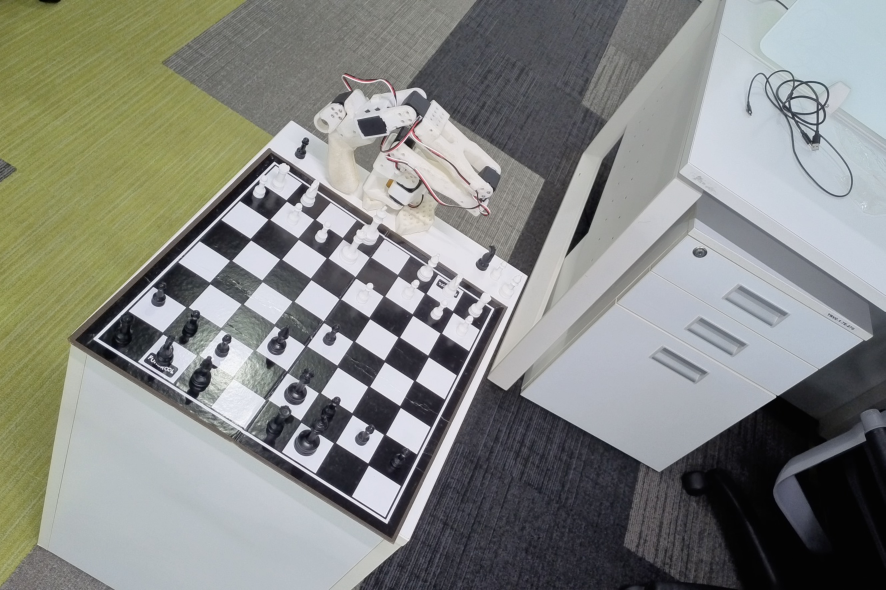
#> input picture Image_99.jpg, 2656 x 1770 px (shown at 1/3 size)
$ python -i masking.py   (imports and definitions only)
#> lines starting #> are read from the running program, lines starting #| are printed output that depends on the picture; after the words box and inside, x2 and y2 are one past the last pixel; in counts of white or black regions, pixels touching at a corner belong together
#> further down, picture is the input picture: shape (1770, 2656, 3); mean B, G, R 131.1, 135.7, 133.6
"""Colour-invariant texture segmentation isolating the chessboard from its background.

A chessboard's defining visual trait isn't a specific pair of colours -- it's
that adjacent squares alternate light/dark, producing strong local contrast in
a regular pattern. Detecting "busy, high local-contrast" regions via a local
standard-deviation map generalises across any board style (wood, black/white,
green/cream, marble, ...) without colour-specific tuning, unlike a fixed HSV
hue range.
"""

from __future__ import annotations

import cv2
import numpy as np


# [41 lines left out: function board_mask, not called in this run]


def corner_density_mask(img_bgr: np.ndarray) -> np.ndarray:
    """Localise the board by the density of corner (X-junction) features.

    Complements :func:`board_mask`. The local-standard-deviation segmentation
    there keys on alternating light/dark *texture*, which fades to nothing on a
    board whose squares are large relative to the std window -- each square's
    flat interior reads as low contrast, so the board never lights up and the
    mask latches onto busier surroundings (carpet, clothing, furniture edges)
    instead. A checkerboard's most scale-invariant signature is different: the
    dense, regular lattice of saddle-point corners where four squares meet.
    Shi-Tomasi corner detection fires densely there regardless of square size,
    so blurring those corner hits into a density map and keeping the strongest
    blob localises the board even when contrast segmentation cannot.

    Returns the filled convex hull of the densest corner blob, dilated for a
    small safety margin. Returned in the same pixel space as the input. Note
    busy non-board texture (e.g. carpet) also produces corners, so this is a
    coarse region for restricting detection/scoring, not a board-tight outline.
    """
    gray = cv2.cvtColor(img_bgr, cv2.COLOR_BGR2GRAY)
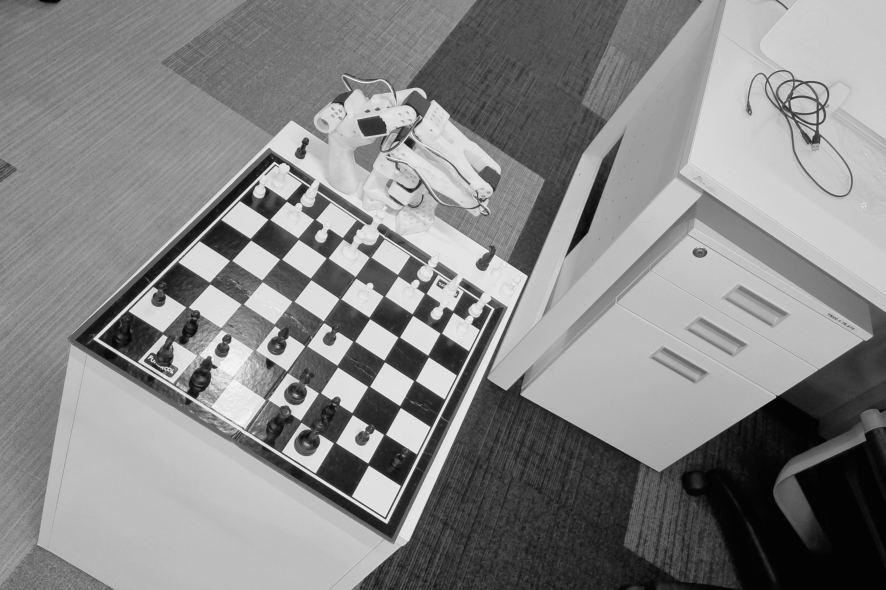
#> gray: shape (1770, 2656) (shown at 1/3 size); min 0, max 254, mean 134.6
    h, w = gray.shape
#> h = 1770; w = 2656
    corners = cv2.goodFeaturesToTrack(gray, maxCorners=2000, qualityLevel=0.01, minDistance=8)
#> corners = 2000 rows, first 8: [463, 1079], [803, 659], [1138, 704], [697, 782], [458, 1069], [295, 1015], [444, 1075], [1443, 608]
    if corners is None:
        return np.zeros((h, w), np.uint8)

    density = np.zeros((h, w), np.float32)
    for x, y in corners.reshape(-1, 2).astype(int):
        density[y, x] = 1.0
#> this loop made 2000 passes
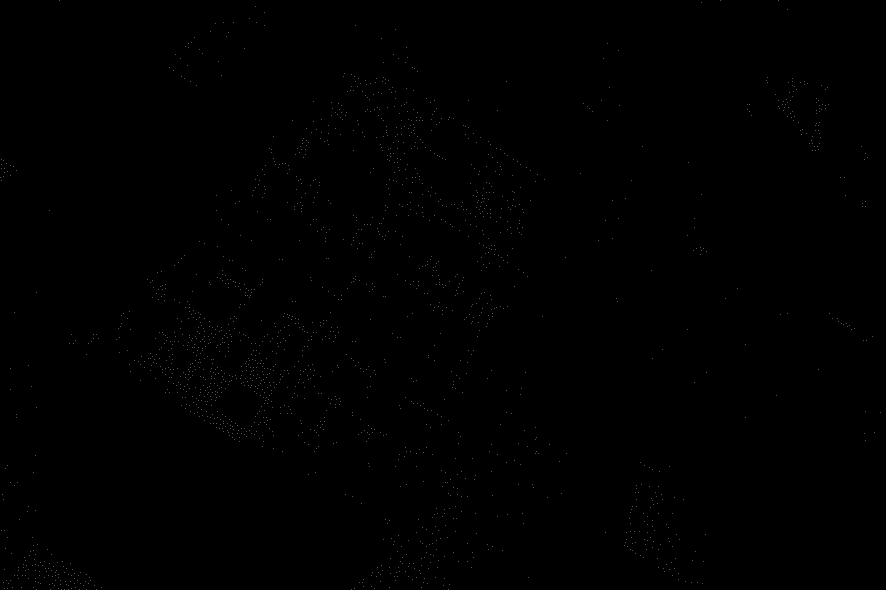
#> density: shape (1770, 2656) float32 (shown at 1/3 size); values 0 (black) and 1 (white), 0.04% white in thin lines or dots
    density = cv2.GaussianBlur(density, (0, 0), 25)
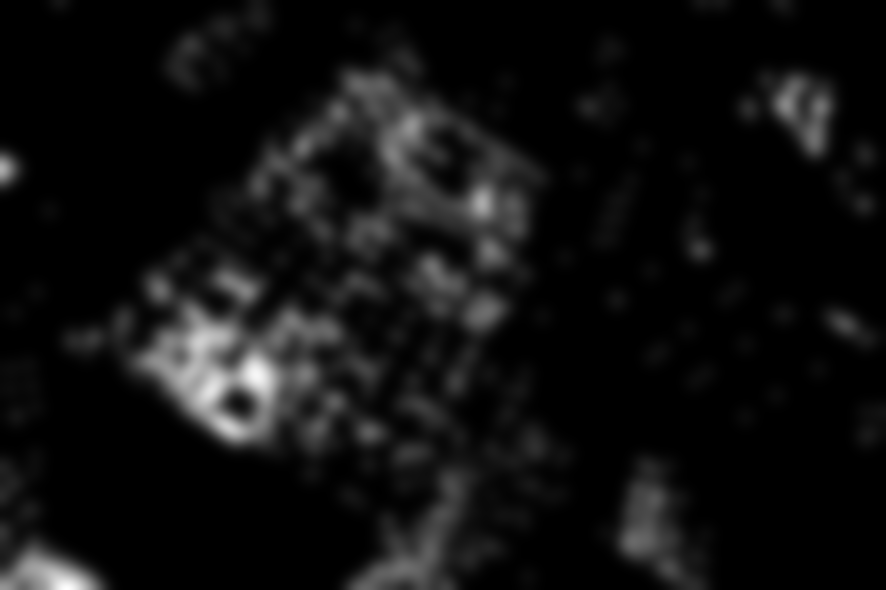
#> density: shape (1770, 2656) float32 (shown at 1/3 size); min 0, max 0.00646, mean 0.000426; drawn with min black and max white
    density_u8 = cv2.normalize(density, None, 0, 255, cv2.NORM_MINMAX).astype(np.uint8)
    _, dens_mask = cv2.threshold(density_u8, 90, 255, cv2.THRESH_BINARY)
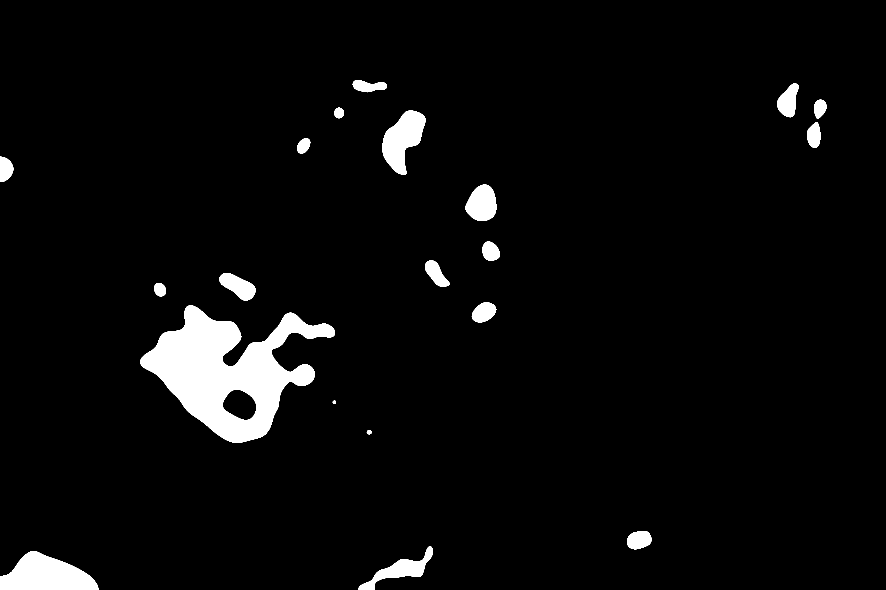
#> dens_mask: shape (1770, 2656) (shown at 1/3 size); 4.1% white; 20 white regions

    contours, _ = cv2.findContours(dens_mask, cv2.RETR_EXTERNAL, cv2.CHAIN_APPROX_SIMPLE)
#> contours = 20 contours; largest, box (x1, y1, x2, y2) and area: (421, 916, 1005, 1328) 114875, (0, 1653, 295, 1770) 22336, (1147, 332, 1277, 523) 13842, (1074, 1639, 1298, 1770) 7788, (1396, 554, 1489, 663) 7448
    mask = np.zeros((h, w), np.uint8)
    if contours:
        hull = cv2.convexHull(max(contours, key=cv2.contourArea))
#> hull = contour of 42 points, box (x1, y1, x2, y2) (421, 916, 1005, 1328), area 157775
        cv2.fillConvexPoly(mask, hull, 255)
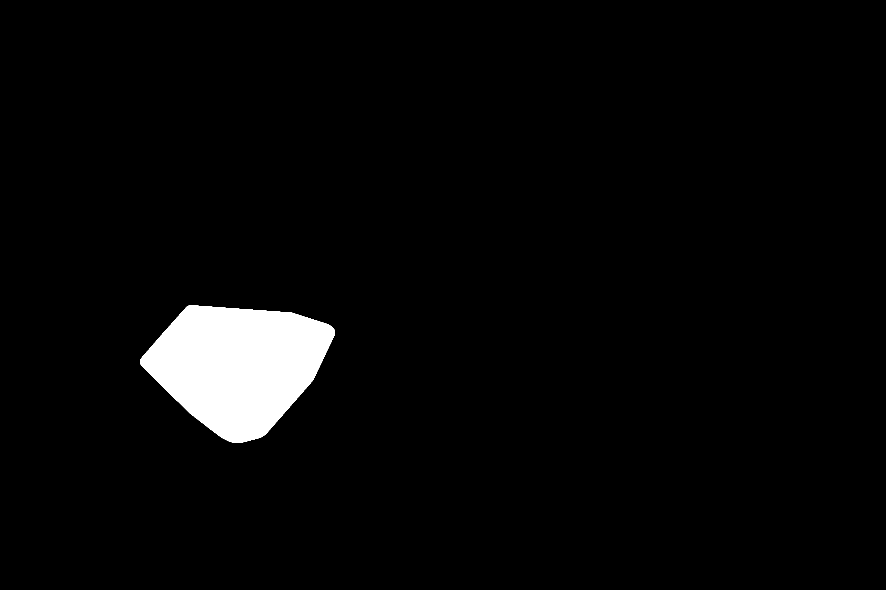
#> mask: shape (1770, 2656) (shown at 1/3 size); 3.4% white; 1 white region, box (x1, y1, x2, y2) and area: (421, 916, 1005, 1328) 158432
        mask = cv2.dilate(mask, np.ones((25, 25), np.uint8), iterations=1)
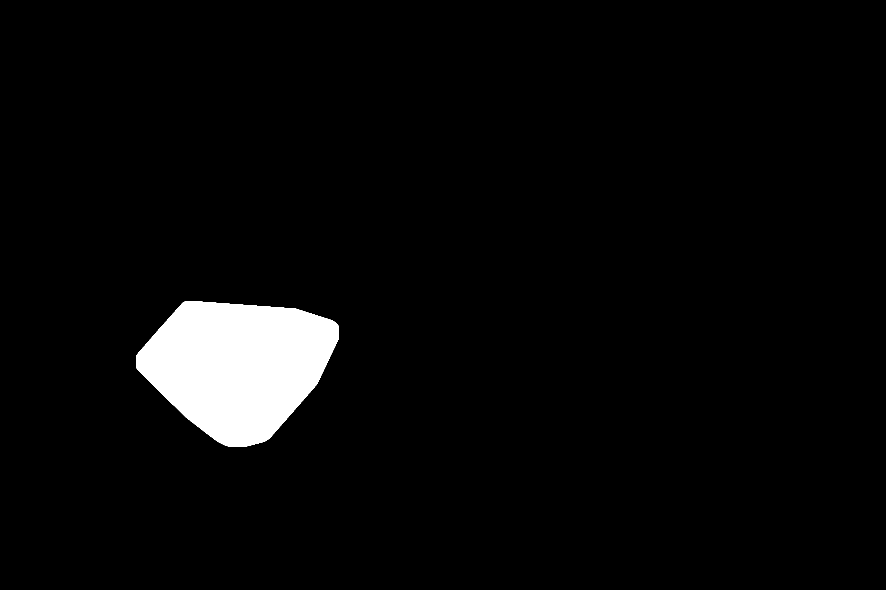
#> mask: shape (1770, 2656) (shown at 1/3 size); 3.9% white; 1 white region, box (x1, y1, x2, y2) and area: (409, 904, 1017, 1340) 182912
    return mask

>>> import cv2
>>> picture = cv2.imread('Image_99.jpg')
>>> result = corner_density_mask(picture)

$ run again, on Cam1.jpg
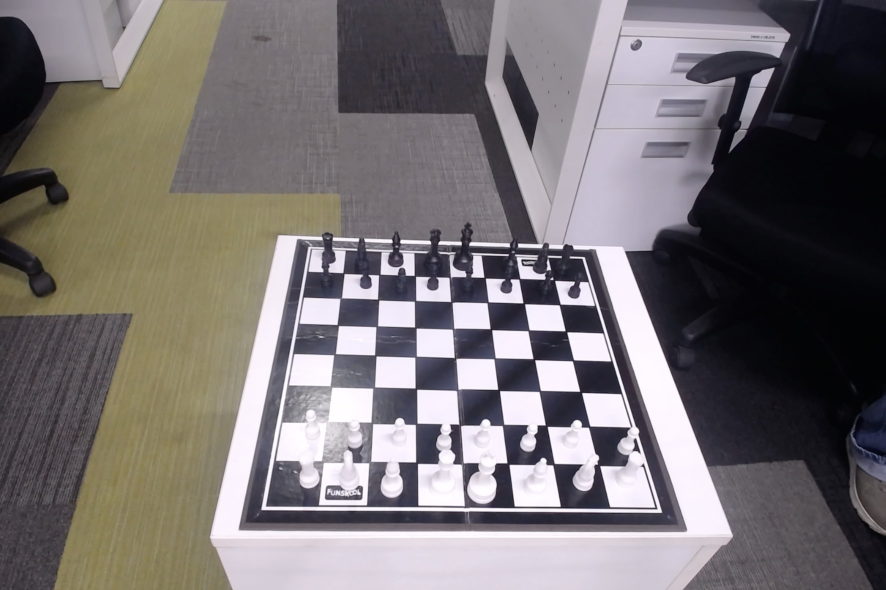
#> input picture Cam1.jpg, 2656 x 1770 px (shown at 1/3 size)
#> picture is the input picture: shape (1770, 2656, 3); mean B, G, R 114, 113, 118.3
#> corners = 1538 rows, first 8: [1636, 1275], [1193, 824], [1445, 767], [1583, 1277], [1659, 839], [1666, 843], [1889, 1284], [1549, 770]
#> the loop in corner_density_mask, `for x, y in corners.reshape(-1, 2).astype(int):` made 1538 passes
#> in corner_density_mask, `_, dens_mask = cv2.threshold(density_u8, 90, 255, cv2.THRESH_BINARY)`:
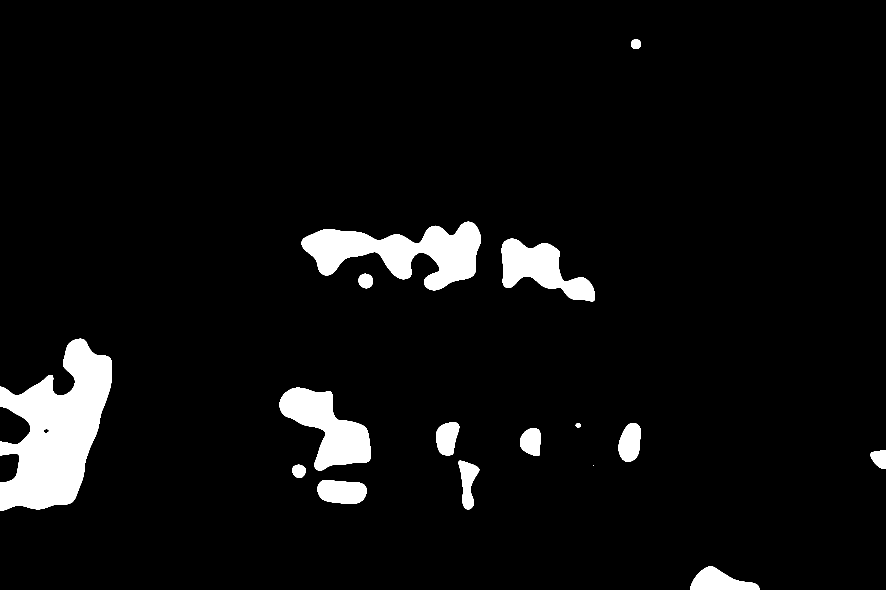
#> dens_mask: shape (1770, 2656) (shown at 1/3 size); 5.5% white; 16 white regions (1 under 20 px)
#> contours = 16 contours, 1 with area under 20; largest, box (x1, y1, x2, y2) and area: (0, 1016, 336, 1532) 100054, (905, 665, 1443, 871) 54385, (839, 1163, 1112, 1412) 33418, (1505, 716, 1785, 904) 25462, (953, 1441, 1100, 1512) 8475
#> hull = contour of 37 points, box (x1, y1, x2, y2) (0, 1016, 336, 1532), area 129492
#> in corner_density_mask, `mask = cv2.dilate(mask, np.ones((25, 25), np.uint8), iterations=1)`:
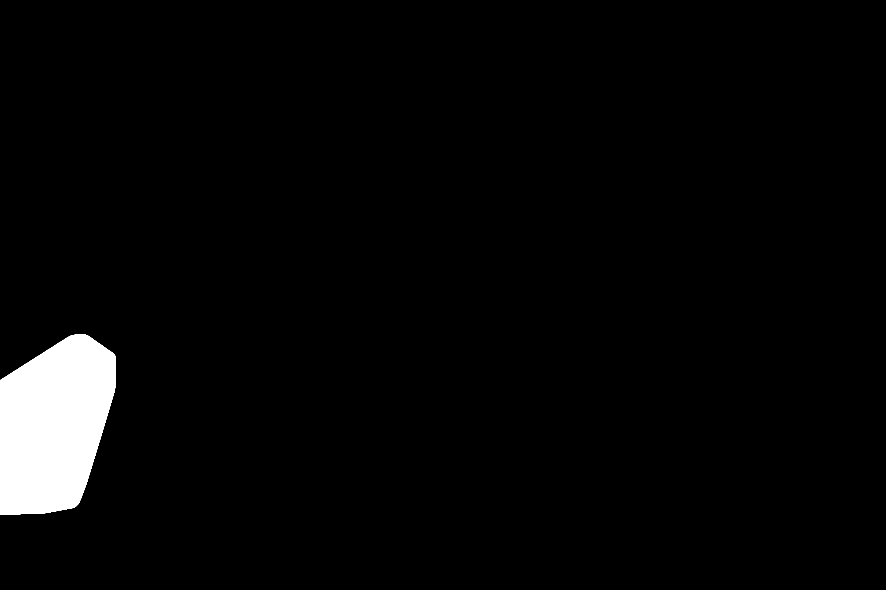
#> mask: shape (1770, 2656) (shown at 1/3 size); 3.1% white; 1 white region, box (x1, y1, x2, y2) and area: (0, 1004, 348, 1544) 146403

$ run again, on Camer_3.jpg
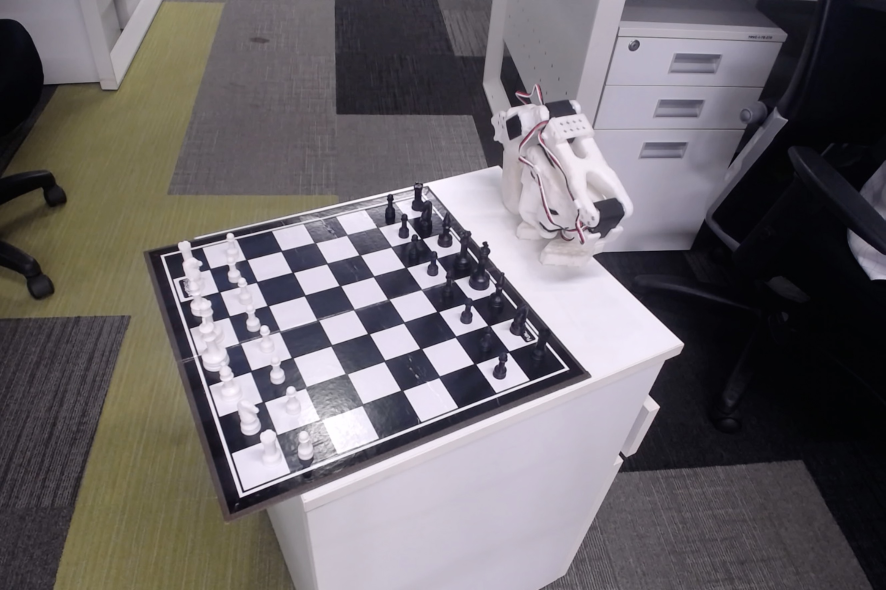
#> input picture Camer_3.jpg, 2656 x 1770 px (shown at 1/3 size)
#> picture is the input picture: shape (1770, 2656, 3); mean B, G, R 106.1, 102.6, 107.5
#> corners = 2000 rows, first 8: [1508, 870], [1495, 1071], [1309, 779], [664, 1143], [1588, 1015], [1403, 744], [1315, 705], [1222, 804]
#> the loop in corner_density_mask, `for x, y in corners.reshape(-1, 2).astype(int):` made 2000 passes
#> in corner_density_mask, `_, dens_mask = cv2.threshold(density_u8, 90, 255, cv2.THRESH_BINARY)`:
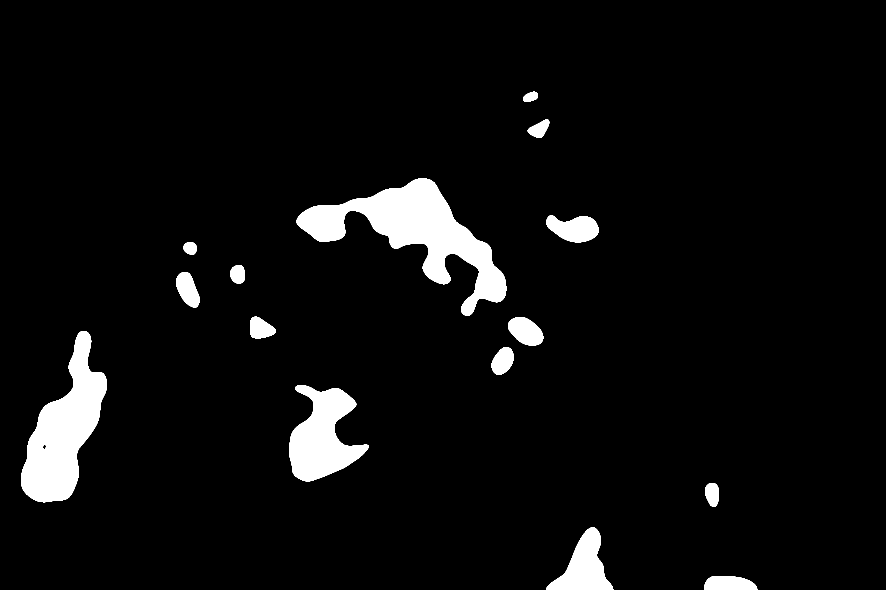
#> dens_mask: shape (1770, 2656) (shown at 1/3 size); 5.3% white; 15 white regions
#> contours = 15 contours; largest, box (x1, y1, x2, y2) and area: (890, 535, 1519, 947) 82820, (63, 993, 321, 1507) 63168, (867, 1155, 1107, 1444) 38654, (1638, 1582, 1840, 1770) 18072, (1639, 646, 1796, 727) 8720
#> hull = contour of 45 points, box (x1, y1, x2, y2) (890, 535, 1519, 947), area 140798
#> in corner_density_mask, `mask = cv2.dilate(mask, np.ones((25, 25), np.uint8), iterations=1)`:
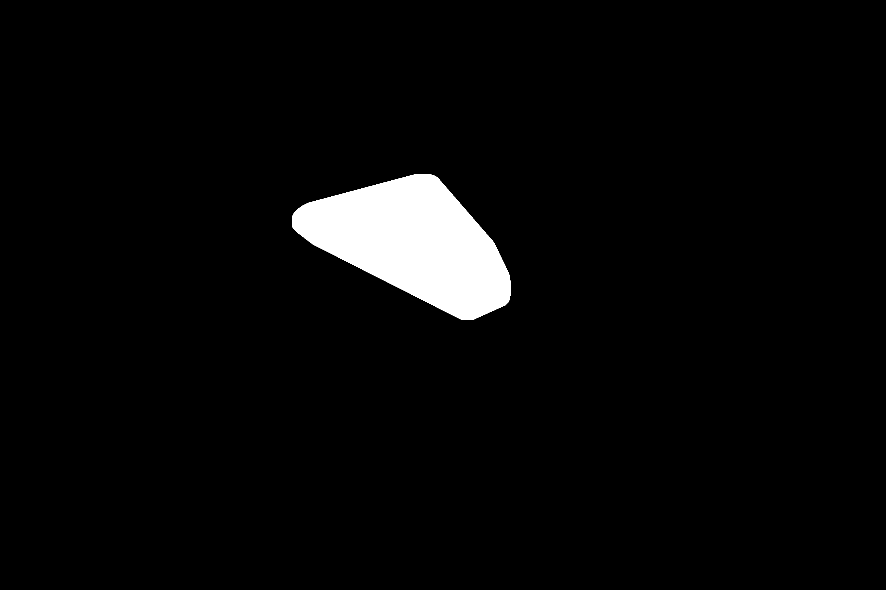
#> mask: shape (1770, 2656) (shown at 1/3 size); 3.6% white; 1 white region, box (x1, y1, x2, y2) and area: (878, 523, 1531, 959) 167069
